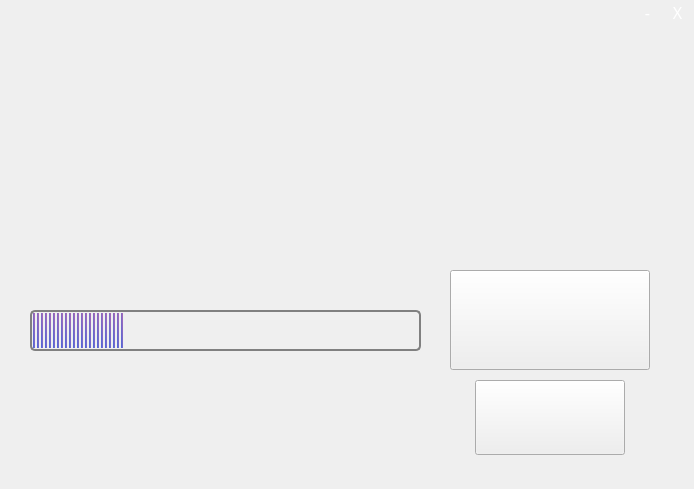
<?xml version="1.0" encoding="UTF-8"?>
<ui version="4.0">
 <class>MainWindow</class>
 <widget class="QMainWindow" name="MainWindow">
  <property name="geometry">
   <rect>
    <x>0</x>
    <y>0</y>
    <width>694</width>
    <height>489</height>
   </rect>
  </property>
  <property name="windowTitle">
   <string>MainWindow</string>
  </property>
  <widget class="QWidget" name="centralwidget">
   <widget class="label_minimize" name="lblminimized">
    <property name="geometry">
     <rect>
      <x>640</x>
      <y>5</y>
      <width>15</width>
      <height>15</height>
     </rect>
    </property>
    <property name="font">
     <font>
      <family>Bahnschrift</family>
      <pointsize>12</pointsize>
     </font>
    </property>
    <property name="mouseTracking">
     <bool>true</bool>
    </property>
    <property name="styleSheet">
     <string notr="true">color: rgb(255, 255, 255);</string>
    </property>
    <property name="text">
     <string>-</string>
    </property>
    <property name="alignment">
     <set>Qt::AlignCenter</set>
    </property>
   </widget>
   <widget class="label_exit" name="lblexit">
    <property name="geometry">
     <rect>
      <x>670</x>
      <y>5</y>
      <width>15</width>
      <height>15</height>
     </rect>
    </property>
    <property name="font">
     <font>
      <family>Bahnschrift</family>
      <pointsize>12</pointsize>
     </font>
    </property>
    <property name="mouseTracking">
     <bool>true</bool>
    </property>
    <property name="styleSheet">
     <string notr="true">color: rgb(255, 255, 255);</string>
    </property>
    <property name="text">
     <string>X</string>
    </property>
    <property name="alignment">
     <set>Qt::AlignCenter</set>
    </property>
   </widget>
   <widget class="QLabel" name="nameLabel">
    <property name="geometry">
     <rect>
      <x>30</x>
      <y>360</y>
      <width>301</width>
      <height>40</height>
     </rect>
    </property>
    <property name="font">
     <font>
      <family>Bahnschrift Light</family>
      <pointsize>10</pointsize>
     </font>
    </property>
    <property name="styleSheet">
     <string notr="true">color: rgb(255, 255, 255);</string>
    </property>
    <property name="text">
     <string/>
    </property>
    <property name="alignment">
     <set>Qt::AlignLeading|Qt::AlignLeft|Qt::AlignTop</set>
    </property>
   </widget>
   <widget class="QLabel" name="speedLabel">
    <property name="geometry">
     <rect>
      <x>360</x>
      <y>360</y>
      <width>61</width>
      <height>40</height>
     </rect>
    </property>
    <property name="font">
     <font>
      <family>Bahnschrift Light</family>
      <pointsize>10</pointsize>
     </font>
    </property>
    <property name="styleSheet">
     <string notr="true">color: rgb(255, 255, 255);</string>
    </property>
    <property name="text">
     <string/>
    </property>
    <property name="alignment">
     <set>Qt::AlignLeading|Qt::AlignLeft|Qt::AlignTop</set>
    </property>
   </widget>
   <widget class="QProgressBar" name="progressBar">
    <property name="geometry">
     <rect>
      <x>30</x>
      <y>310</y>
      <width>391</width>
      <height>41</height>
     </rect>
    </property>
    <property name="styleSheet">
     <string notr="true">QProgressBar
{
    border: 2px solid grey;
    border-radius: 5px;
    text-align: center;
	background-color: rgba(0,0,0,0);
}
QProgressBar::chunk
{
     background: qlineargradient(x1: 1, y1: 0 x2: 0, y2: 1, stop: 0 #b06ab3, stop: 1.0 #4568dc);
    width: 2.15px;
    margin: 0.5px;
}</string>
    </property>
    <property name="value">
     <number>24</number>
    </property>
    <property name="alignment">
     <set>Qt::AlignJustify|Qt::AlignVCenter</set>
    </property>
    <property name="textVisible">
     <bool>false</bool>
    </property>
   </widget>
   <widget class="QPushButton" name="startGame">
    <property name="geometry">
     <rect>
      <x>450</x>
      <y>270</y>
      <width>200</width>
      <height>100</height>
     </rect>
    </property>
    <property name="font">
     <font>
      <family>Bahnschrift SemiBold SemiConden</family>
      <pointsize>48</pointsize>
      <weight>50</weight>
      <italic>false</italic>
      <bold>false</bold>
      <kerning>true</kerning>
     </font>
    </property>
    <property name="styleSheet">
     <string notr="true">:disabled {
filter: grayscale(30%);
border: none;
}</string>
    </property>
    <property name="text">
     <string/>
    </property>
   </widget>
   <widget class="QPushButton" name="startConfig">
    <property name="geometry">
     <rect>
      <x>475</x>
      <y>380</y>
      <width>150</width>
      <height>75</height>
     </rect>
    </property>
    <property name="font">
     <font>
      <family>Bahnschrift SemiBold Condensed</family>
      <pointsize>24</pointsize>
      <weight>50</weight>
      <italic>false</italic>
      <bold>false</bold>
      <kerning>true</kerning>
     </font>
    </property>
    <property name="styleSheet">
     <string notr="true">:disabled {
filter: grayscale(30%);
border: none;
}</string>
    </property>
    <property name="text">
     <string/>
    </property>
   </widget>
  </widget>
  <widget class="QMenuBar" name="menubar">
   <property name="geometry">
    <rect>
     <x>0</x>
     <y>0</y>
     <width>694</width>
     <height>21</height>
    </rect>
   </property>
  </widget>
 </widget>
 <customwidgets>
  <customwidget>
   <class>label_exit</class>
   <extends>QLabel</extends>
   <header location="global">label_exit.h</header>
  </customwidget>
  <customwidget>
   <class>label_minimize</class>
   <extends>QLabel</extends>
   <header location="global">label_minimize.h</header>
  </customwidget>
 </customwidgets>
 <resources/>
 <connections/>
</ui>
